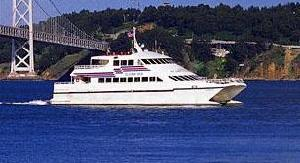
#> input picture object_categories/ferry/image_0003.jpg, 300 x 163 px, found by its file name
$ python main.py
#> lines starting #> are read from the running program, lines starting #| are printed output that depends on the picture
import cv2
import matplotlib.pyplot as plt
from matplotlib import style

style.use('fivethirtyeight')

# If you get an error regarding cv2.xfeatures2d it's because in the new version that algorithm isn't free
# Do pip install opencv-contrib-python==3.4.1.15 to get rid of the error

img = cv2.imread("object_categories/brain/image_0003.jpg",
                 cv2.IMREAD_GRAYSCALE)
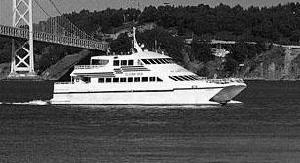
#> img: shape (163, 300); min 0, max 255, mean 83.3

sift = cv2.xfeatures2d.SIFT_create()
(keypoints, descriptors) = sift.detectAndCompute(img, None)
#> keypoints = 271 keypoints; strongest (x, y, size): (145, 79, 3.5), (159, 79, 2.6), (130, 80, 3.1), (143, 46, 1.9)

img = cv2.drawKeypoints(img, keypoints, None)
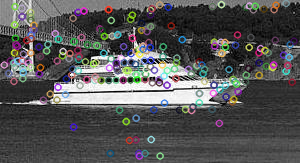
#> img: shape (163, 300, 3); mean of channels 0, 1, 2 86.1, 86, 85.9; drawn as B, G, R

# cv2.imshow("Image", img)
# cv2.waitKey(0)
# cv2.destroyAllWindows()

plt.imshow(img)
plt.show()

print(img)
#> (printed output is left out)

print("kps: {}, descriptors: {}".format(len(keypoints), descriptors.shape))
#| kps: 271, descriptors: (271, 128)

$ run again, with object_categories/ferry/image_0018.jpg copied over object_categories/ferry/image_0003.jpg
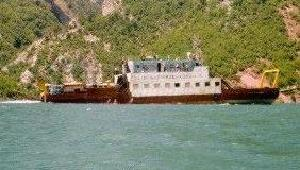
#> input picture object_categories/ferry/image_0018.jpg, 300 x 170 px, found by its file name
#> `img = cv2.imread("object_categories/brain/image_0003.jpg", cv2.IMREAD_..`:
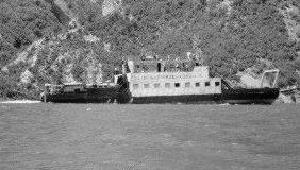
#> img: shape (170, 300); min 0, max 255, mean 126.2
#> keypoints = 335 keypoints; strongest (x, y, size): (207, 84, 3.3), (197, 84, 2.7), (197, 64, 2), (116, 77, 3)
#> `img = cv2.drawKeypoints(img, keypoints, None)`:
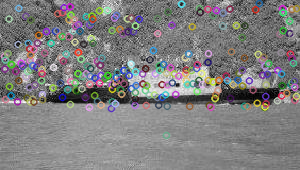
#> img: shape (170, 300, 3); mean of channels 0, 1, 2 126.8, 126.4, 127.3; drawn as B, G, R
#> (printed output is left out)
#| kps: 335, descriptors: (335, 128)
